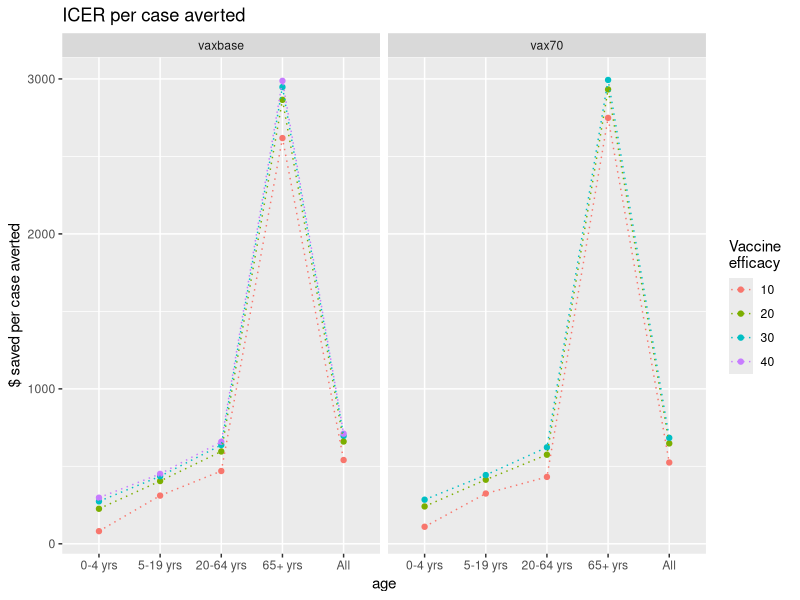
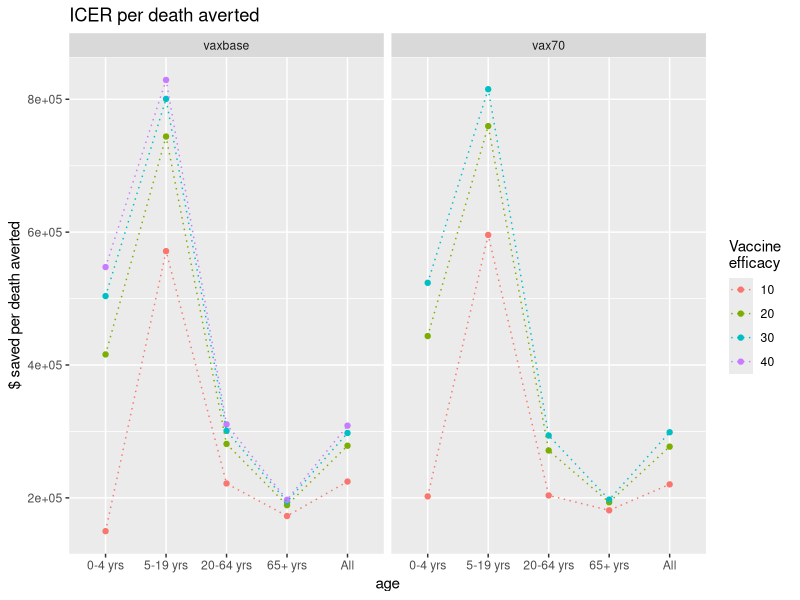
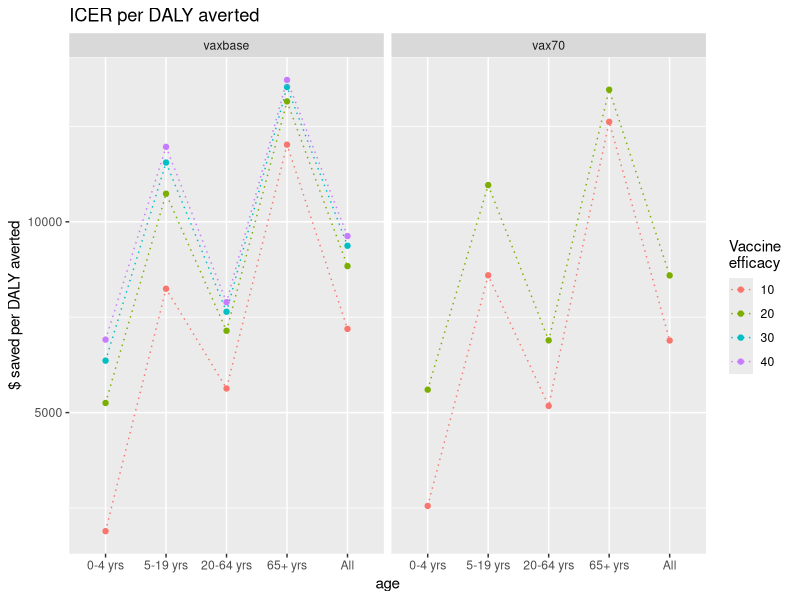
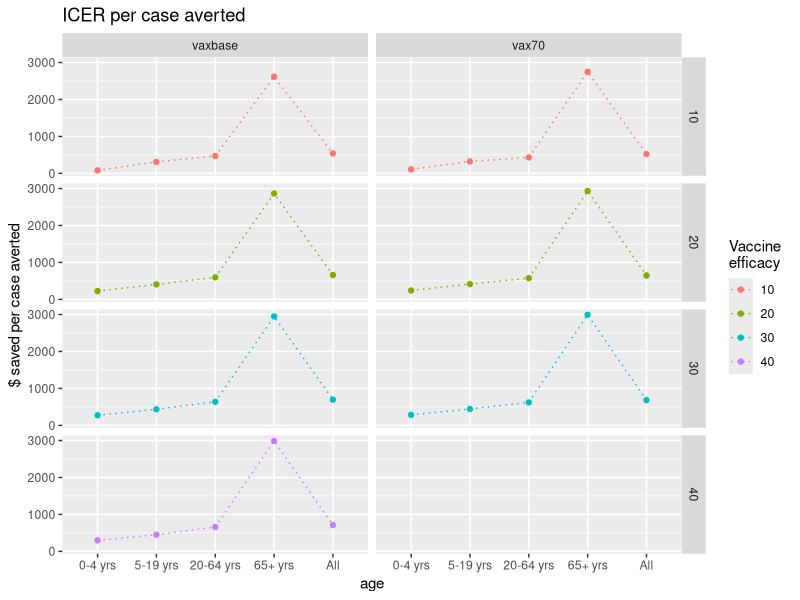
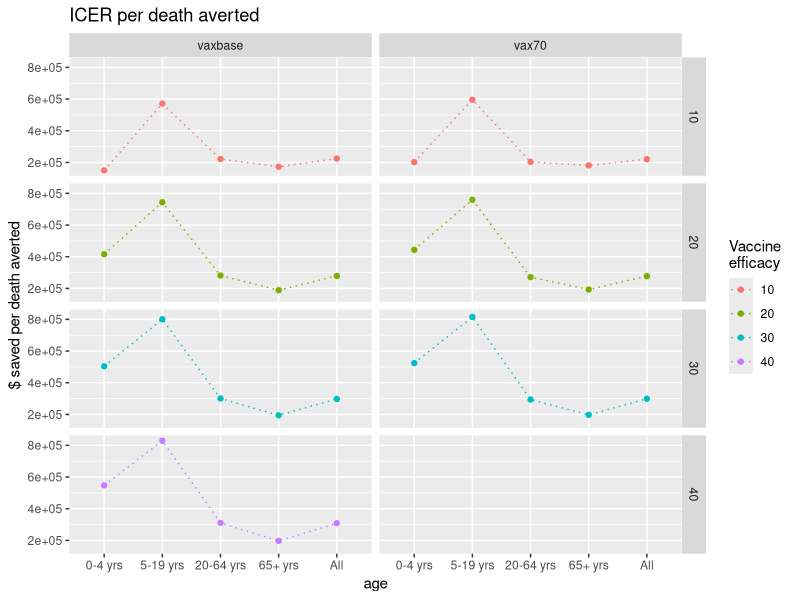
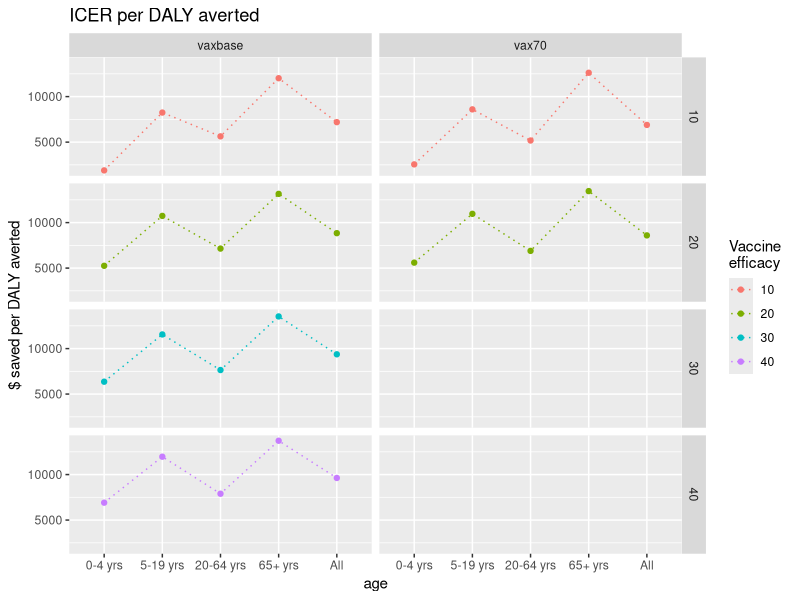
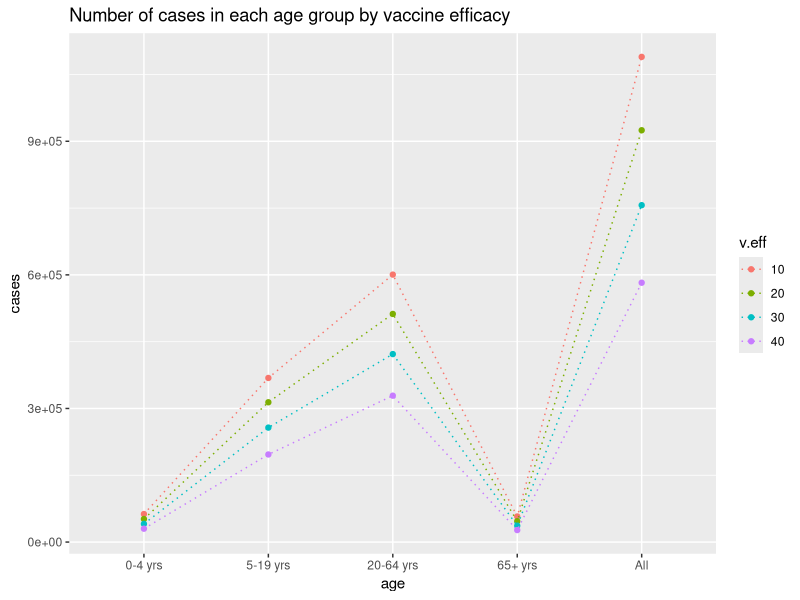
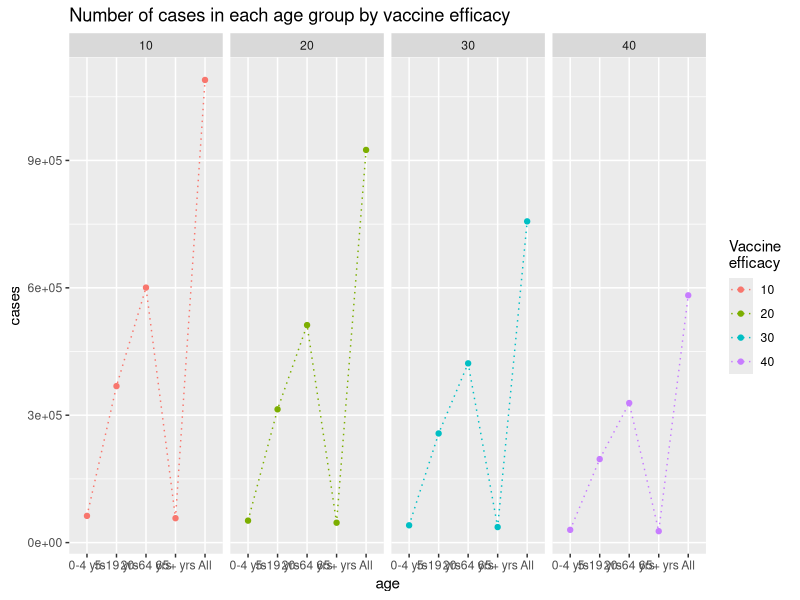

The R source for these figures, in order:
## ---- chunk 1
knitr::opts_chunk$set(echo = TRUE)
## ---- chunk 2
rm(list = ls(all.names = TRUE))
library(ggplot2)
library(tidyr)
## ---- chunk 3
data <- read.csv("df/icer-all.csv", as.is = TRUE)
df <- data[(data$scenario!="base"),]

df$cases.averted <- as.numeric(df$cases.averted)
df$cases.averted.per100k <- as.numeric(df$cases.averted.per100k)
df$icer.case.averted <- as.numeric(df$icer.case.averted)
df$deaths.averted <- as.numeric(df$deaths.averted)
df$deaths.averted.per100k <- as.numeric(df$ deaths.averted.per100k)
df$icer.death.averted <- as.numeric(df$icer.death.averted)
df$dalys <- as.numeric(df$dalys)
df$dalys.per100k <- as.numeric(df$dalys.per100k)
df$dalys.averted <- as.numeric(df$dalys.averted)
df$dalys.averted.per100k <- as.numeric(df$dalys.averted.per100k)
df$icer.daly.averted <- as.numeric(df$icer.daly.averted)
## ---- chunk 4
# subset relevant efficacies
df2 <- df[!df$v.eff %in% c(50, 60), ]
table(df2$v.eff, useNA = 'always')

df3 <- df2[!(df2$scenario == 'vax70' & df2$v.eff %in% c(40)), ]
table(df3$scenario, df3$v.eff, useNA = 'always')

# factors
df3$age <- factor(df3$age, levels = c("0-4 yrs", "5-19 yrs", "20-64 yrs", "65+ yrs", "All"))
df3$risk <- factor(df3$risk, levels = c("High", "Non-high", "All"))
df3$scenario <- factor(df3$scenario, levels = c("vaxbase", "vax70"))
df3$v.eff <- factor(df3$v.eff)

# subset by age group
age_group_df <- df3[(df3$risk=="All"),]

# subset by risk group
risk_group_df <- df3[(df3$risk!="All"),]
## ---- chunk 5
# icer per case averted
ggplot(age_group_df, aes(x = age, y = icer.case.averted, color = v.eff, group = v.eff)) + labs(color = "Vaccine \nefficacy") +
  geom_point() + geom_line(linetype = "dotted") + ylab("$ saved per case averted") +
  facet_grid(~ scenario) + ggtitle("ICER per case averted")

# icer per death averted
ggplot(age_group_df, aes(x = age, y = icer.death.averted, color = v.eff, group = v.eff)) + labs(color = "Vaccine \nefficacy") +
  geom_point() + geom_line(linetype = "dotted") + ylab("$ saved per death averted") +
  facet_grid(~ scenario)+ ggtitle("ICER per death averted")

# icer per daly averted
ggplot(age_group_df, aes(x = age, y = icer.daly.averted, color = v.eff, group = v.eff)) + labs(color = "Vaccine \nefficacy") +
  geom_point() + geom_line(linetype = "dotted") + ylab("$ saved per DALY averted") +
  facet_grid(~ scenario) + ggtitle("ICER per DALY averted")
## ---- chunk 6
# icer per case averted
ggplot(age_group_df, aes(x = age, y = icer.case.averted, color = v.eff, group = v.eff)) + labs(color = "Vaccine \nefficacy") +
  geom_point() + geom_line(linetype = "dotted") + ylab("$ saved per case averted") +
  facet_grid(v.eff ~ scenario) + ggtitle("ICER per case averted")

# icer per death averted
ggplot(age_group_df, aes(x = age, y = icer.death.averted, color = v.eff, group = v.eff)) + labs(color = "Vaccine \nefficacy") +
  geom_point() + geom_line(linetype = "dotted") + ylab("$ saved per death averted") +
  facet_grid(v.eff ~ scenario) + ggtitle("ICER per death averted")

# icer per DALY averted
ggplot(age_group_df, aes(x = age, y = icer.daly.averted, color = v.eff, group = v.eff)) + labs(color = "Vaccine \nefficacy") +
  geom_point() + geom_line(linetype = "dotted") + ylab("$ saved per DALY averted") +
  facet_grid(v.eff ~ scenario) + ggtitle("ICER per DALY averted")
## ---- chunk 7
# subset vax base data
vaxbase_df <- df3[(df3$scenario=="vaxbase"),]
vaxbase_df_risk <- risk_group_df[(risk_group_df$scenario=="vaxbase"),]
vaxbase_df_age <- age_group_df[(age_group_df$scenario=="vaxbase"),]
## ---- chunk 8
ggplot(vaxbase_df_age, aes(x = age, y = cases, color = v.eff, group = v.eff)) + geom_point() + geom_line(linetype = "dotted") +
  ggtitle("Number of cases in each age group by vaccine efficacy")

ggplot(vaxbase_df_age, aes(x = age, y = cases, color = v.eff, group = v.eff)) + labs(color = "Vaccine \nefficacy") +
  geom_point() + geom_line(linetype = "dotted") + ylab("cases") +
  facet_grid(~v.eff) + ggtitle("Number of cases in each age group by vaccine efficacy")

ggplot(vaxbase_df, aes(x = age, y = cases, color = risk, group = risk)) + labs(color = "Risk \ngroup") +
  geom_point() + geom_line(linetype = "dotted") + ylab("cases") +
  facet_grid(~v.eff) + ggtitle("Number of cases in each age and risk group by vaccine efficacy")

ggplot(vaxbase_df, aes(x = age, y = cases, color = risk, group = risk)) + labs(color = "Risk \ngroup") +
  geom_point() + geom_line(linetype = "dotted") + ylab("cases") +
  facet_grid(v.eff~risk) + ggtitle("Number of cases in each age and risk group by vaccine efficacy")
## ---- chunk 9
ggplot(vaxbase_df_age, aes(x = age, y = deaths.per100k, color = v.eff, group = v.eff)) + geom_point() + geom_line(linetype = "dotted") +
  ggtitle("Deaths per 100k in each age group by vaccine efficacy")

ggplot(vaxbase_df_age, aes(x = age, y = deaths.per100k, color = v.eff, group = v.eff)) + labs(color = "Vaccine \nefficacy") +
  geom_point() + geom_line(linetype = "dotted") + ylab("deaths") +
  facet_grid(~v.eff) + ggtitle("Deaths per 100k in each age group by vaccine efficacy")

ggplot(vaxbase_df, aes(x = age, y = deaths.per100k, color = risk, group = risk)) + labs(color = "Risk \ngroup") +
  geom_point() + geom_line(linetype = "dotted") + ylab("deaths") +
  facet_grid(~v.eff) + ggtitle("Deaths per 100k in each age and risk group by vaccine efficacy")

ggplot(vaxbase_df, aes(x = age, y = deaths.per100k, color = risk, group = risk)) + labs(color = "Risk \ngroup") +
  geom_point() + geom_line(linetype = "dotted") + ylab("deaths") +
  facet_grid(v.eff~risk) + ggtitle("Deaths per 100k in each age and risk group by vaccine efficacy")
## ---- chunk 10
ggplot(vaxbase_df_age, aes(x = age, y = dalys.per100k, color = v.eff, group = v.eff)) + geom_point() + geom_line(linetype = "dotted") +
  ggtitle("DALYs per 100k in each age group by vaccine efficacy")

ggplot(vaxbase_df_age, aes(x = age, y = dalys.per100k, color = v.eff, group = v.eff)) + labs(color = "Vaccine \nefficacy") +
  geom_point() + geom_line(linetype = "dotted") + ylab("DALYs") +
  facet_grid(~v.eff) + ggtitle("DALYs per 100k in each age group by vaccine efficacy")

ggplot(vaxbase_df, aes(x = age, y = dalys.per100k, color = risk, group = risk)) + labs(color = "Risk \ngroup") +
  geom_point() + geom_line(linetype = "dotted") + ylab("DALYs") +
  facet_grid(~v.eff) + ggtitle("DALYs per 100k in each age and risk group by vaccine efficacy")

ggplot(vaxbase_df, aes(x = age, y = dalys.per100k, color = risk, group = risk)) + labs(color = "Risk \ngroup") +
  geom_point() + geom_line(linetype = "dotted") + ylab("DALYs") +
  facet_grid(v.eff~risk) + ggtitle("DALYs per 100k in each age and risk group by vaccine efficacy")
## ---- chunk 11
# subset vax70% data
vax70_df <- df3[(df3$scenario=="vax70"),]
vax70_df_risk <- risk_group_df[(risk_group_df$scenario=="vax70"),]
vax70_df_age <- age_group_df[(age_group_df$scenario=="vax70"),]
## ---- chunk 12
ggplot(vax70_df_age, aes(x = age, y = cases, color = v.eff, group = v.eff)) + geom_point() + geom_line(linetype = "dotted") +
  ggtitle("Number of cases in each age group by vaccine efficacy")

ggplot(vax70_df_age, aes(x = age, y = cases, color = v.eff, group = v.eff)) + labs(color = "Vaccine \nefficacy") +
  geom_point() + geom_line(linetype = "dotted") + ylab("cases") +
  facet_grid(~v.eff) + ggtitle("Number of cases in each age group by vaccine efficacy")

ggplot(vax70_df, aes(x = age, y = cases, color = risk, group = risk)) + labs(color = "Risk \ngroup") +
  geom_point() + geom_line(linetype = "dotted") + ylab("cases") +
  facet_grid(~v.eff) + ggtitle("Number of cases in each age and risk group by vaccine efficacy")

ggplot(vax70_df, aes(x = age, y = cases, color = risk, group = risk)) + labs(color = "Risk \ngroup") +
  geom_point() + geom_line(linetype = "dotted") + ylab("cases") +
  facet_grid(v.eff~risk) + ggtitle("Number of cases in each age and risk group by vaccine efficacy")
## ---- chunk 13
ggplot(vax70_df_age, aes(x = age, y = deaths.per100k, color = v.eff, group = v.eff)) + geom_point() + geom_line(linetype = "dotted") +
  ggtitle("Deaths per 100k in each age group by vaccine efficacy")

ggplot(vax70_df_age, aes(x = age, y = deaths.per100k, color = v.eff, group = v.eff)) + labs(color = "Vaccine \nefficacy") +
  geom_point() + geom_line(linetype = "dotted") + ylab("deaths") +
  facet_grid(~v.eff) + ggtitle("Deaths per 100k in each age group by vaccine efficacy")

ggplot(vax70_df, aes(x = age, y = deaths.per100k, color = risk, group = risk)) + labs(color = "Risk \ngroup") +
  geom_point() + geom_line(linetype = "dotted") + ylab("deaths") +
  facet_grid(~v.eff) + ggtitle("Deaths per 100k in each age and risk group by vaccine efficacy")

ggplot(vax70_df, aes(x = age, y = deaths.per100k, color = risk, group = risk)) + labs(color = "Risk \ngroup") +
  geom_point() + geom_line(linetype = "dotted") + ylab("deaths") +
  facet_grid(v.eff~risk) + ggtitle("Deaths per 100k in each age and risk group by vaccine efficacy")
## ---- chunk 14
ggplot(vax70_df_age, aes(x = age, y = dalys.per100k, color = v.eff, group = v.eff)) + geom_point() + geom_line(linetype = "dotted") +
  ggtitle("DALYs per 100k in each age group by vaccine efficacy")

ggplot(vax70_df_age, aes(x = age, y = dalys.per100k, color = v.eff, group = v.eff)) + labs(color = "Vaccine \nefficacy") +
  geom_point() + geom_line(linetype = "dotted") + ylab("DALYs") +
  facet_grid(~v.eff) + ggtitle("DALYs per 100k in each age group by vaccine efficacy")

ggplot(vax70_df, aes(x = age, y = dalys.per100k, color = risk, group = risk)) + labs(color = "Risk \ngroup") +
  geom_point() + geom_line(linetype = "dotted") + ylab("DALYs") +
  facet_grid(~v.eff) + ggtitle("DALYs per 100k in each age and risk group by vaccine efficacy")

ggplot(vax70_df, aes(x = age, y = dalys.per100k, color = risk, group = risk)) + labs(color = "Risk \ngroup") +
  geom_point() + geom_line(linetype = "dotted") + ylab("DALYs") +
  facet_grid(v.eff~risk) + ggtitle("DALYs per 100k in each age and risk group by vaccine efficacy")
